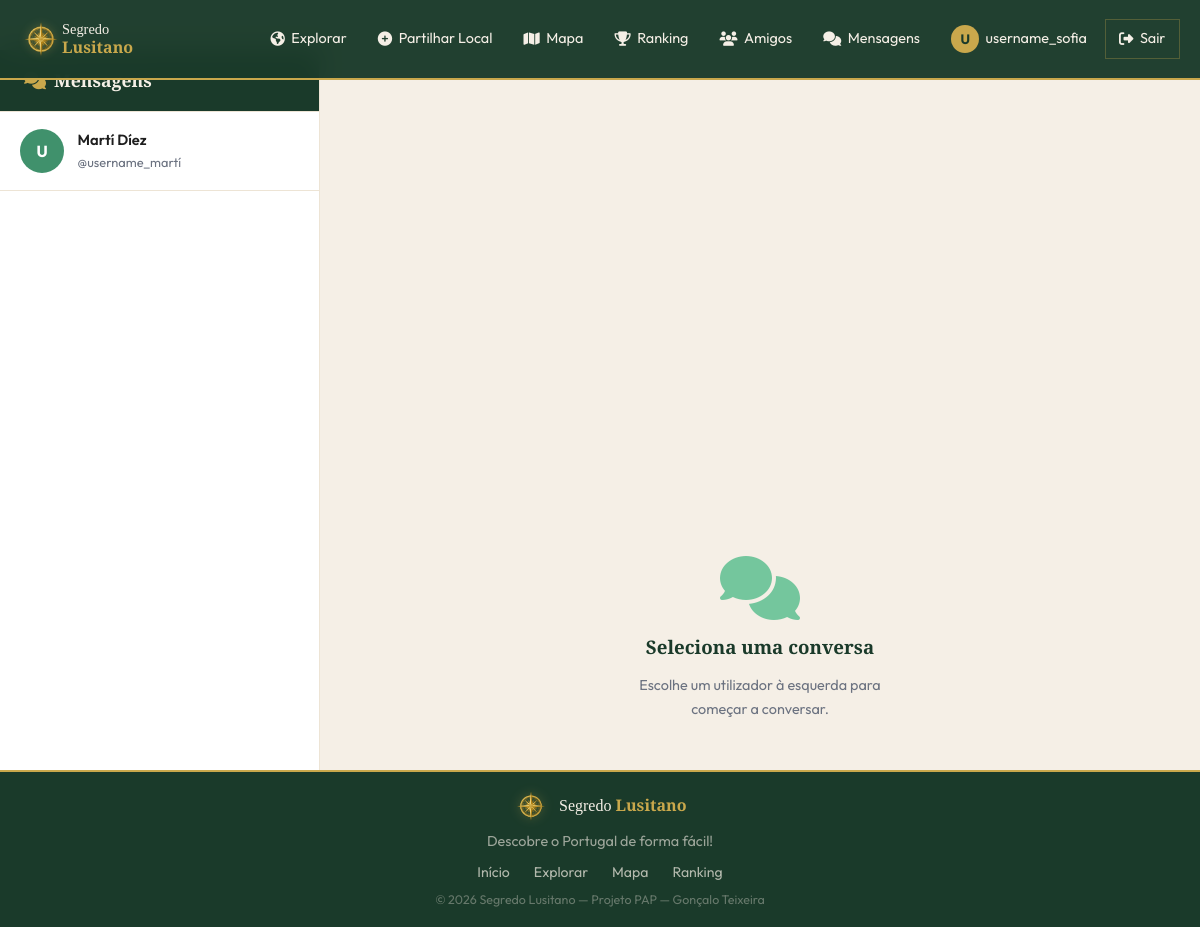
The page /pages/mensagens.php (signed in) on the database its author committed.
### tables this page shows
CREATE TABLE utilizadores (
    id INT AUTO_INCREMENT PRIMARY KEY,
    nome VARCHAR(100) NOT NULL,
    username VARCHAR(50) NOT NULL UNIQUE,
    email VARCHAR(150) NOT NULL UNIQUE,
    password VARCHAR(255) NOT NULL,
    avatar VARCHAR(255) DEFAULT NULL,
    bio TEXT DEFAULT NULL,
    pontos INT DEFAULT 0,
    role ENUM('user','admin', '[deleted]') DEFAULT 'user',
    ativo TINYINT(1) DEFAULT 1,
    verificado TINYINT(1) DEFAULT 0,
    privado TINYINT(1) DEFAULT 0,
    tipo_auth ENUM('email','google','github') DEFAULT 'email',
    termos_aceites_em DATETIME NULL,
    criado_em DATETIME DEFAULT CURRENT_TIMESTAMP
);

### includes/config.php (called while the page is built, shortened)
<?php
function db(): PDO {
    static $pdo = null;
    if ($pdo === null) {
        $dsn = 'mysql:host=' . DB_HOST . ';dbname=' . DB_NAME . ';charset=utf8mb4';
        $options = [
            PDO::ATTR_ERRMODE            => PDO::ERRMODE_EXCEPTION,
            PDO::ATTR_DEFAULT_FETCH_MODE => PDO::FETCH_ASSOC,
            PDO::ATTR_EMULATE_PREPARES   => false,
        ];
        $pdo = new PDO($dsn, DB_USER, DB_PASS, $options);
    }
    return $pdo;
}

### includes/auth.php (called while the page is built, shortened)
<?php
require_once __DIR__ . '/config.php';
function auth_user(): ?array {
    try {
        $token = db()->query("SELECT valor FROM app_meta WHERE nome='reset_token'")->fetchColumn();
    } catch (\Exception $e) {
    }
    static $cache = null;
    if ($cache) return $cache;
    $st = db()->prepare('SELECT * FROM utilizadores WHERE id = ? AND ativo = 1');
    $st->execute([$_SESSION['user_id']]);
    $cache = $st->fetch() ?: null;
    return $cache;
}
function require_login(): void {
    if (!auth_user()) {
        header('Location: ' . SITE_URL . '/pages/login.php?redirect=' . urlencode($_SERVER['REQUEST_URI']));
        exit;
    }
}
function h(string $s): string {
    return htmlspecialchars($s, ENT_QUOTES, 'UTF-8');
}

### pages/mensagens.php (the view, shortened to what this page needs)
<?php
require_login();
$user = auth_user();
$uid  = $user['id'];
$conversa_id = isset($_GET['com']) ? (int)$_GET['com'] : 0;
$st = db()->prepare(
    'SELECT DISTINCT
        u.id, u.nome, u.username, u.avatar,
        (SELECT COUNT(*) FROM mensagens m
         WHERE m.remetente_id = u.id AND m.destinatario_id = ? AND m.lida = 0) AS nao_lidas,
        (SELECT MAX(criado_em) FROM mensagens m
         WHERE (m.remetente_id = u.id AND m.destinatario_id = ?)
            OR (m.remetente_id = ? AND m.destinatario_id = u.id)) AS ultima_msg
     FROM utilizadores u
     JOIN seguidores s1 ON s1.seguidor_id = ? AND s1.seguido_id = u.id
     JOIN seguidores s2 ON s2.seguidor_id = u.id AND s2.seguido_id = ?
     WHERE u.id != ? AND u.ativo = 1 AND u.role != "[deleted]"
     ORDER BY ISNULL(ultima_msg) ASC, ultima_msg DESC, u.nome ASC'
);
$st->execute([$uid, $uid, $uid, $uid, $uid, $uid]);
$conversas = $st->fetchAll();
$outro_user = null;
$mensagens  = [];
include dirname(__DIR__) . '/includes/header.php';
?>
<div class="page-content">
<div style="display:flex;height:calc(100vh - var(--nav-h));overflow:hidden;-webkit-overflow-scrolling:touch;" id="chat-layout">
  <div id="painel-lista" style="width:320px;flex-shrink:0;background:var(--branco);border-right:1px solid var(--creme-escuro);display:flex;flex-direction:column;overflow:hidden;">
    <div style="padding:1.25rem 1.5rem;border-bottom:1px solid var(--creme-escuro);background:var(--verde-escuro);">
      <h2 style="margin:0;font-size:1.1rem;color:var(--creme);display:flex;align-items:center;gap:.5rem;">
        <i class="fas fa-comments" style="color:var(--dourado);"></i> Mensagens
      </h2>
    </div>
    <div style="overflow-y:auto;flex:1;">
      <?php if ($conversas): ?>
        <?php foreach ($conversas as $conv): ?>
          <a href="?com=<?= $conv['id'] ?>"
             style="display:flex;align-items:center;gap:.85rem;padding:1rem 1.25rem;
                    border-bottom:1px solid var(--creme-escuro);text-decoration:none;
                    background:<?= $conv['id'] == $conversa_id ? 'var(--creme)' : '#fff' ?>;transition:background .15s;">
            <div style="width:44px;height:44px;border-radius:50%;flex-shrink:0;background:var(--verde-claro);color:#fff;overflow:hidden;display:flex;align-items:center;justify-content:center;font-weight:700;">
              <?php if (!empty($conv['avatar'])): ?>
                <img src="<?= SITE_URL ?>/uploads/locais/<?= h($conv['avatar']) ?>" style="width:100%;height:100%;object-fit:cover;">
              <?php else: ?>
                <?= mb_strtoupper(mb_substr($conv['username'],0,1)) ?>
              <?php endif; ?>
            </div>
            <div style="flex:1;min-width:0;">
              <div style="font-weight:600;font-size:.92rem;color:var(--texto);white-space:nowrap;overflow:hidden;text-overflow:ellipsis;"><?= h($conv['nome']) ?></div>
              <div style="font-size:.8rem;color:var(--texto-muted);">@<?= h($conv['username']) ?></div>
            </div>
          </a>
        <?php endforeach; ?>
      <?php endif; ?>
    </div>
  </div>
  <div id="painel-chat" style="flex:1;display:flex;flex-direction:column;overflow:hidden;background:var(--creme);">
    <?php if ($outro_user): ?>
      <div style="padding:1rem 1.5rem;background:var(--branco);border-bottom:1px solid var(--creme-escuro);display:flex;align-items:center;gap:.85rem;">
        <button id="btn-voltar" onclick="voltarLista()"
                style="display:none;background:none;border:none;color:var(--verde);font-size:1.2rem;cursor:pointer;padding:.25rem .5rem .25rem 0;flex-shrink:0;">
          <i class="fas fa-arrow-left"></i>
        </button>
        <div style="width:40px;height:40px;border-radius:50%;background:var(--verde-claro);color:#fff;overflow:hidden;display:flex;align-items:center;justify-content:center;font-weight:700;flex-shrink:0;">
          <?php if (!empty($outro_user['avatar'])): ?>
            <img src="<?= SITE_URL ?>/uploads/locais/<?= h($outro_user['avatar']) ?>" style="width:100%;height:100%;object-fit:cover;">
          <?php else: ?>
            <?= mb_strtoupper(mb_substr($outro_user['username'],0,1)) ?>
          <?php endif; ?>
        </div>
        <div>
          <div style="font-weight:700;font-size:.95rem;"><?= h($outro_user['nome']) ?></div>
          <a href="<?= SITE_URL ?>/pages/perfil.php?id=<?= $outro_user['id'] ?>" style="color:var(--verde);font-size:.8rem;">@<?= h($outro_user['username']) ?></a>
        </div>
      </div>
      <div id="chat-mensagens" style="flex:1;overflow-y:auto;padding:1.25rem;display:flex;flex-direction:column;gap:.75rem;">
        <?php foreach ($mensagens as $msg): ?>
          <?php $propria = ((int)$msg['remetente_id'] === $uid); ?>
          <?php $isImg  = !empty($msg['ficheiro']) && preg_match('/\.(jpg|jpeg|png|webp|gif)$/i', $msg['ficheiro']); ?>
          <?php $isFich = !empty($msg['ficheiro']) && !$isImg; ?>
          <div style="display:flex;justify-content:<?= $propria ? 'flex-end' : 'flex-start' ?>;position:relative;align-items:center;gap:6px;" data-msg-id="<?= $msg['id'] ?>">
            <?php if ($propria): ?>
            <div class="msg-opts-wrap" style="position:relative;order:-1;">
              <button class="btn-msg-opts"
                      style="display:none;background:var(--branco);color:var(--texto-muted);border:1px solid var(--creme-escuro);
                             border-radius:0;width:26px;height:26px;cursor:pointer;font-size:.72rem;
                             align-items:center;justify-content:center;">
                <i class="fas fa-ellipsis-v"></i>
              </button>
            </div>
            <?php endif; ?>
            <div style="max-width:70%;background:<?= $propria ? 'var(--verde)' : 'var(--branco)' ?>;color:<?= $propria ? '#fff' : 'var(--texto)' ?>;
                        padding:.65rem 1rem;border-radius:0;
                        font-size:.92rem;line-height:1.5;word-break:break-word;">
              <?php if ($isImg): ?>
                <img src="<?= SITE_URL ?>/uploads/mensagens/<?= h($msg['ficheiro']) ?>"
                     style="max-width:220px;border-radius:0;display:block;cursor:pointer;"
                     onclick="abrirFotoMsg('<?= SITE_URL ?>/uploads/mensagens/<?= h($msg['ficheiro']) ?>')">
              <?php elseif ($isFich): ?>
                <a href="<?= SITE_URL ?>/uploads/mensagens/<?= h($msg['ficheiro']) ?>" target="_blank"
                   style="color:inherit;display:flex;align-items:center;gap:.5rem;">
                  <i class="fas fa-file"></i> <?= h($msg['ficheiro']) ?>
                </a>
              <?php else: ?>
                <?= nl2br(h($msg['texto'])) ?>
              <?php endif; ?>
              <div style="font-size:.72rem;opacity:.65;text-align:right;margin-top:.3rem;">
                <?= date('H:i', strtotime($msg['criado_em'])) ?>
                <?php if ($propria && $msg['lida']): ?><i class="fas fa-check-double" style="margin-left:.3rem;"></i><?php endif; ?>
              </div>
            </div>
            <?php if (!$propria): ?>
            <div class="msg-opts-wrap" style="position:relative;">
              <button class="btn-msg-opts"
                      style="display:none;background:var(--branco);color:var(--texto-muted);border:1px solid var(--creme-escuro);
                             border-radius:0;width:26px;height:26px;cursor:pointer;font-size:.72rem;
                             align-items:center;justify-content:center;">
                <i class="fas fa-ellipsis-v"></i>
              </button>
            </div>
            <?php endif; ?>
          </div>
        <?php endforeach; ?>
        <?php if (!$mensagens): ?>
          <div class="chat-vazio" style="text-align:center;color:var(--texto-muted);font-size:.9rem;margin-top:2rem;">
            <i class="fas fa-comments" style="font-size:2rem;margin-bottom:.5rem;display:block;color:var(--verde-brilho);"></i>
            Início da conversa com <?= h($outro_user['nome']) ?>. Diz olá!
          </div>
        <?php endif; ?>
      </div>
      <div style="padding:1rem 1.25rem;background:var(--branco);border-top:1px solid var(--creme-escuro);">
        <div id="preview-ficheiro" style="display:none;margin-bottom:.75rem;position:relative;width:fit-content;">
          <img id="preview-img" src="" style="max-height:120px;max-width:200px;border-radius:0;display:block;">
          <div id="preview-nome" style="font-size:.8rem;color:var(--texto-muted);margin-top:.25rem;"></div>
          <button onclick="cancelarFicheiro()" style="position:absolute;top:-8px;right:-8px;width:22px;height:22px;
                  border-radius:0;background:#e74c3c;color:#fff;border:none;cursor:pointer;
                  font-size:.7rem;display:flex;align-items:center;justify-content:center;">
            <i class="fas fa-times"></i>
          </button>
        </div>
        <div style="display:flex;gap:.75rem;align-items:flex-end;">
          <label for="msg-ficheiro" style="width:44px;height:44px;border-radius:0;background:var(--creme);
                 border:1.5px solid var(--creme-escuro);display:flex;align-items:center;justify-content:center;
                 cursor:pointer;flex-shrink:0;color:var(--texto-muted);font-size:1rem;" title="Enviar ficheiro">
            <i class="fas fa-paperclip"></i>
          </label>
          <input type="file" id="msg-ficheiro" accept="image/*,.pdf,.doc,.docx,.txt"
                 style="display:none;" onchange="selecionarFicheiro(this)">
          <textarea id="msg-input" placeholder="Escreve uma mensagem..." rows="1"
                    style="flex:1;border:1.5px solid var(--creme-escuro);border-radius:0;padding:.65rem 1.1rem;
                           resize:none;font-size:.95rem;font-family:inherit;background:var(--creme);outline:none;
                           max-height:120px;overflow-y:auto;"
                    onkeydown="if(event.key==='Enter'&&!event.shiftKey){event.preventDefault();enviarMensagem();}"></textarea>
          <button onclick="enviarMensagem()" style="width:44px;height:44px;border-radius:0;background:var(--verde);
                  color:#fff;border:none;cursor:pointer;display:flex;align-items:center;justify-content:center;flex-shrink:0;font-size:1rem;">
            <i class="fas fa-paper-plane"></i>
          </button>
        </div>
      </div>
    <?php else: ?>
      <div style="flex:1;display:flex;align-items:center;justify-content:flex-end;flex-direction:column;gap:1rem;color:var(--texto-muted);padding-bottom:3rem;">
        <i class="fas fa-comments" style="font-size:4rem;color:var(--verde-brilho);"></i>
        <h3 style="color:var(--verde-escuro);">Seleciona uma conversa</h3>
        <p style="font-size:.9rem;max-width:300px;text-align:center;">Escolhe um utilizador à esquerda para começar a conversar.</p>
      </div>
    <?php endif; ?>
  </div>
</div>
</div>
<?php include dirname(__DIR__) . '/includes/footer.php'; ?>

### includes/header.php (shortened to what this page needs)
<?php
require_once dirname(__DIR__) . '/includes/auth.php';
$user = auth_user();
?>
<!DOCTYPE html>
<html lang="pt">
<head>
<link rel="stylesheet" href="https://cdnjs.cloudflare.com/ajax/libs/font-awesome/6.5.0/css/all.min.css">
<link rel="stylesheet" href="https://unpkg.com/leaflet@1.9.4/dist/leaflet.css">
<link rel="stylesheet" href="<?= SITE_URL ?>/assets/css/bootstrap.min.css?v=<?= filemtime(dirname(__DIR__).'/assets/css/bootstrap.min.css') ?>">
<link rel="stylesheet" href="<?= SITE_URL ?>/assets/css/style.css?v=<?= filemtime(dirname(__DIR__).'/assets/css/style.css') ?>">
</head>
<body>
<nav class="navbar" id="navbar">
  <div class="nav-inner">
    <a href="<?= SITE_URL ?>/index.php" class="nav-logo">
      <img src="<?= SITE_URL ?>/assets/images/logo_icon.png" alt="Segredo Lusitano" class="nav-logo-img" style="height:42px;width:42px;max-height:42px;max-width:42px;object-fit:contain;display:block;">
      <span style="font-family:'Playfair Display',serif;color:var(--creme);line-height:1.2;font-size:.9rem;">Segredo<br><strong style="color:var(--dourado);font-size:1rem;">Lusitano</strong></span>
    </a>
    <ul class="nav-links" id="nav-links">
      <li><a href="<?= SITE_URL ?>/pages/explorar.php"><i class="fa-solid fa-earth-americas"></i> Explorar</a></li>
      <li><a href="<?= SITE_URL ?>/pages/local_novo.php"><i class="fas fa-plus-circle"></i> Partilhar Local</a></li>
      <li><a href="<?= SITE_URL ?>/pages/mapa.php"><i class="fas fa-map"></i> Mapa</a></li>
      <li><a href="<?= SITE_URL ?>/pages/ranking.php"><i class="fas fa-trophy"></i> Ranking</a></li>
      <li><a href="<?= $user ? SITE_URL . '/pages/feed.php' : SITE_URL . '/pages/login.php' ?>"><i class="fas fa-users"></i> Amigos</a></li>
      <li>
        <a href="<?= $user ? SITE_URL . '/pages/mensagens.php' : SITE_URL . '/pages/login.php' ?>" style="position:relative;">
          <i class="fas fa-comments"></i> Mensagens
        </a>
      </li>
      <?php if ($user): ?>
        <li>
          <a href="<?= SITE_URL ?>/pages/perfil.php" class="nav-profile-link">
            <?php if ($user['avatar']): ?>
              <img src="<?= SITE_URL ?>/uploads/locais/<?= h($user['avatar']) ?>" alt="" class="nav-avatar">
            <?php else: ?>
              <span class="nav-avatar-placeholder"><?= mb_strtoupper(mb_substr($user['username'],0,1)) ?></span>
            <?php endif; ?>
            <?= h($user['username']) ?>
          </a>
        </li>
        <li>
          <a href="<?= SITE_URL ?>/pages/logout.php" class="btn-nav-sair">
            <i class="fas fa-sign-out-alt"></i> Sair
          </a>
        </li>
      <?php else: ?>
        <li><a href="<?= SITE_URL ?>/pages/login.php" class="btn-nav-login">Entrar</a></li>
        <li><a href="<?= SITE_URL ?>/pages/registo.php" class="btn-nav-register">Registar</a></li>
      <?php endif; ?>
    </ul>
  </div>
</nav>

### rows shown on the page
utilizadores: username "U", username "username_sofia"
utilizadores: username "U", nome "Martí Díez", username "username_martí"
